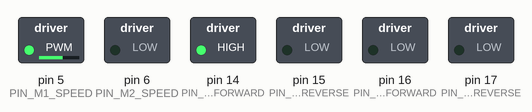
A sketch run on a simulated Arduino Uno, built with avr-gcc and run on an emulated ATmega328P. On the bench: switched loads named in the sketch (green lamp = pin HIGH).

Above: at 0.05 s.
At 4.1 s:
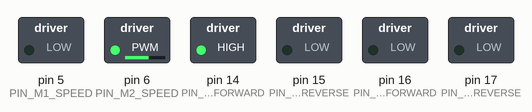
At 8.0 s:
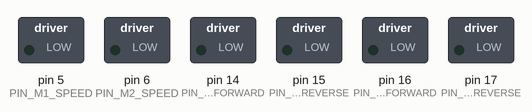
Timing chart, 0 to 10.5 s (numbered marks = the images above):
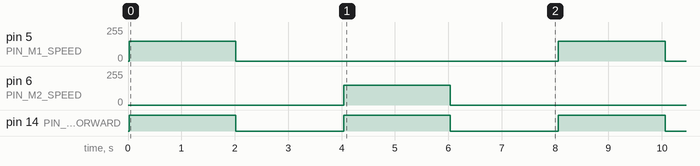

The sketch:

motor.ino
```cpp
// MOTOR 1
#define PIN_M1_DIRECTION_FORWARD 14
#define PIN_M1_DIRECTION_REVERSE 15
#define PIN_M1_SPEED 5

// MOTOR 2
#define PIN_M2_DIRECTION_FORWARD 16
#define PIN_M2_DIRECTION_REVERSE 17
#define PIN_M2_SPEED 6


#define DIRECTION_SWITCH_DELAY 20

// ENUM KIERUNEK MOTORU
enum Direction {
  FORWARD,
  REVERSE,
  DISABLED
};

class Motor
{
  // Konwencyjnie public przed private
  public:
    // Konstruktor
    Motor(int id_forward_pin, int id_reverse_pin, int id_speed_pin)
    {
      pin_direction_forward = id_forward_pin;
      pin_direction_reverse = id_reverse_pin;
      pin_speed = id_speed_pin;
    }

    //Inicjalizacja
    void initalize()
    {
      pinMode(pin_direction_forward, OUTPUT);
      digitalWrite(pin_direction_forward, LOW);
      pinMode(pin_direction_reverse, OUTPUT);
      digitalWrite(pin_direction_reverse, LOW);
      pinMode(pin_speed, OUTPUT);
      analogWrite(pin_speed, 0);
    }

    // ENUM - FORWARD, REVERSE, DISABLED
    void set_direction(Direction dir)
    {
      if(dir == DISABLED)
      {
        digitalWrite(PIN_M1_DIRECTION_FORWARD, LOW);
        digitalWrite(PIN_M1_DIRECTION_REVERSE, LOW);
      }
      else if(dir == FORWARD)
      {
        digitalWrite(PIN_M1_DIRECTION_REVERSE, LOW);
        delay(DIRECTION_SWITCH_DELAY);
        digitalWrite(PIN_M1_DIRECTION_FORWARD, HIGH);
      }
      else if(dir == REVERSE)
      {
        digitalWrite(PIN_M1_DIRECTION_FORWARD, LOW);
        delay(DIRECTION_SWITCH_DELAY);
        digitalWrite(PIN_M1_DIRECTION_REVERSE, HIGH);
      }
    }
    // INT 0-255
    void set_speed(int speed)
    {
      analogWrite(pin_speed, speed);
    }

    // STOP - W przeciwienstwie do disabled nie zachowuje ostatniej predkosci
    void stop()
    {
      set_direction(DISABLED);
      set_speed(0);
    }

  // Konwencyjnie private po public
  private:
    int pin_direction_forward;
    int pin_direction_reverse;
    int pin_speed;
};

// Inicjalizacja motorow
Motor motor1(PIN_M1_DIRECTION_FORWARD, PIN_M1_DIRECTION_REVERSE, PIN_M1_SPEED);
Motor motor2(PIN_M2_DIRECTION_FORWARD, PIN_M2_DIRECTION_REVERSE, PIN_M2_SPEED);

// Setup
void setup()
{
  motor1.initalize();
  motor2.initalize();
}

// Nieskonczona petla
void loop()
{
  motor1.set_direction(FORWARD);
  motor1.set_speed(150);
  delay(2000);

  motor1.stop();
  delay(2000);

  motor2.set_direction(FORWARD);
  motor2.set_speed(150);
  delay(2000);

  motor2.stop();
  delay(2000);
}
```

Measured:
- by itself, pin 5 (PIN_M1_SPEED), pin 6 (PIN_M2_SPEED): alternates 150/255 for 2.0 s and 0/255 for 6.0 s
- by itself, pin 14 (PIN_M1_DIRECTION_FORWARD): alternates HIGH for 2.0 s and LOW for 2.0 s
